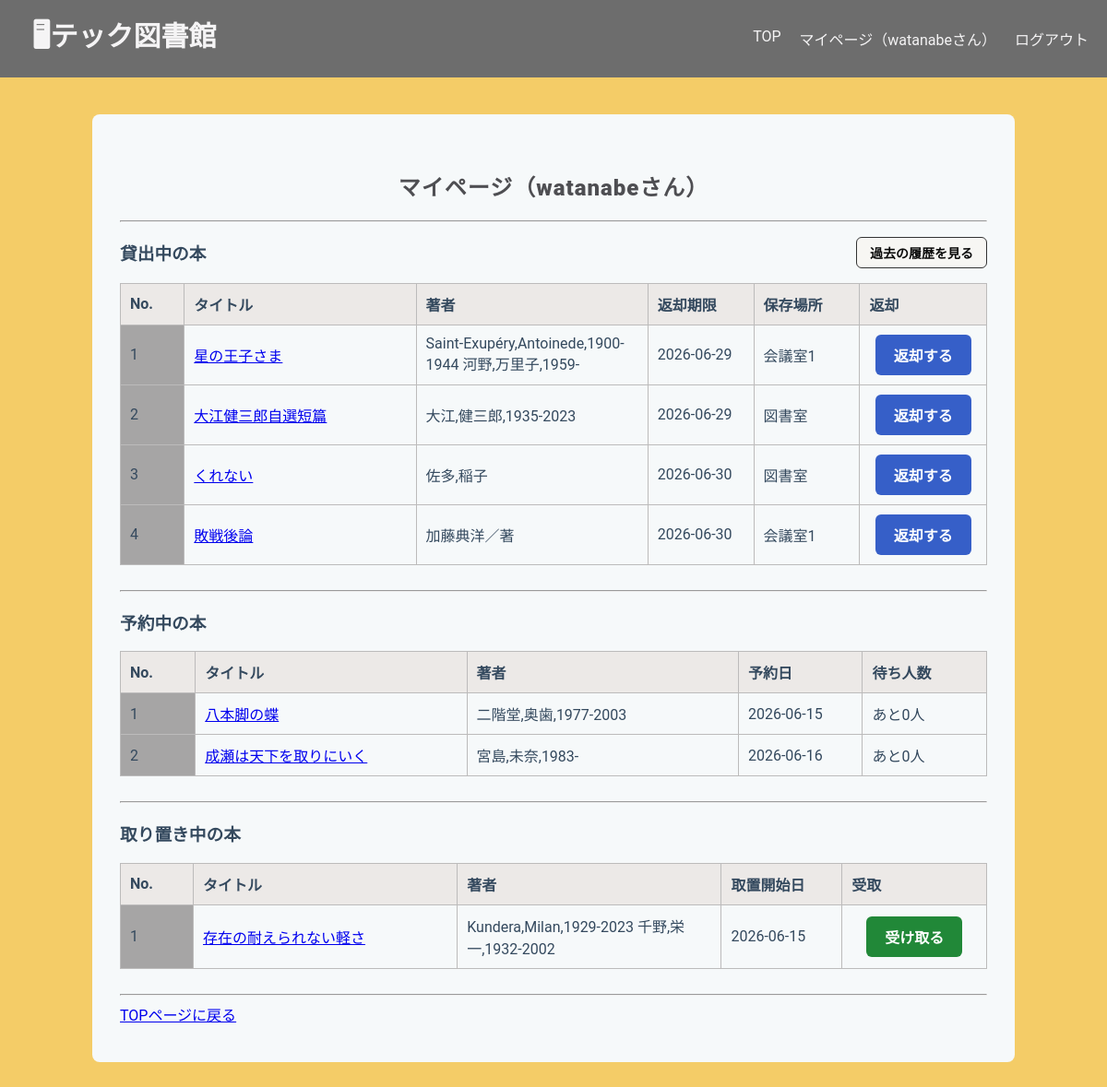
Page /library/mypage/ (signed in) on the earlier database version.
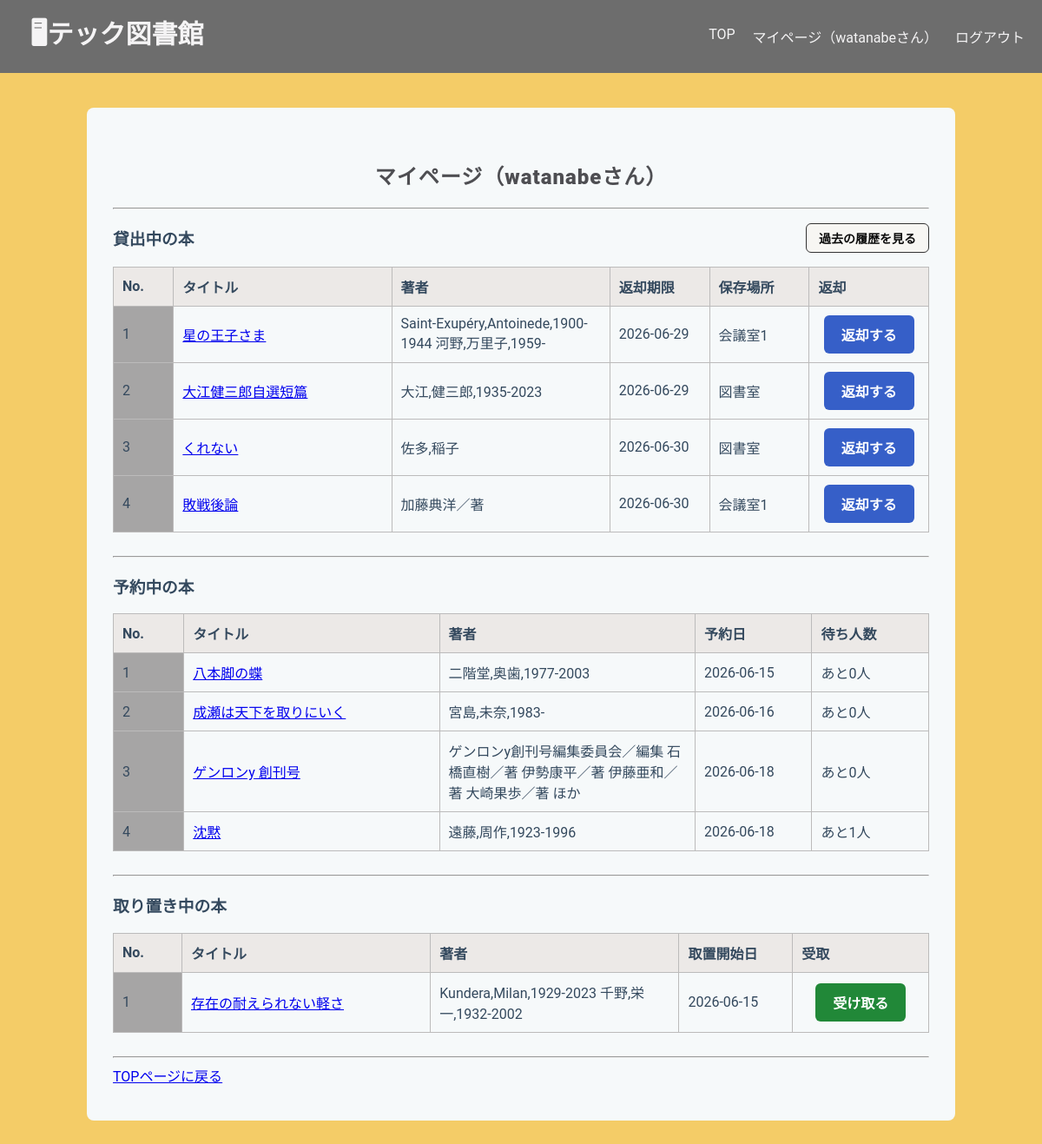
Same page on the later database version.
### libraryapp/models.py (models this page shows, shortened)
class Borrow(models.Model):
    user = models.ForeignKey(User, on_delete=models.CASCADE)
    stock = models.ForeignKey(
        Stock,
        on_delete=models.PROTECT,
        related_name="borrows"
    )
    borrowed_at = models.DateTimeField(default=timezone.now)
    due_date = models.DateField()
    returned_at = models.DateTimeField(null=True, blank=True)

class Stock(models.Model):
    book = models.ForeignKey(
        Book,
        on_delete=models.CASCADE,
        related_name="stocks"
    )
    location = models.ForeignKey(
        Location,
        on_delete=models.PROTECT,
        related_name="stocks"
    )
    is_available = models.BooleanField(default=True)

class Book(models.Model):
    isbn = models.CharField(
        max_length=17,
        help_text='ISBN-10 または ISBN-13（ハイフン可）',
        verbose_name='ISBN',
        unique=True,
    )
    title = models.CharField(max_length=200, blank=True)
    author = models.CharField(max_length=200, null=True, blank=True)
    publisher = models.CharField(max_length=200, null=True, blank=True)
    publication_date = models.DateField(null=True, blank=True)
    description = models.TextField(null=True, blank=True)
    cover_url = models.URLField(null=True, blank=True)
    edition_number = models.IntegerField(default=1)

class Location(models.Model):
    name = models.CharField(max_length=100)
    def __str__(self):
        return self.name

class Reservation(models.Model):
    user = models.ForeignKey(
        User,
        on_delete=models.CASCADE,
        related_name="reservations")
    book = models.ForeignKey(
        Book,
        on_delete=models.CASCADE,
        related_name="reservations")
    reserved_at = models.DateTimeField(auto_now_add=True)
    class Meta:
        ordering = ["reserved_at"] # 先着順
        unique_together = ("user", "book")

class HoldStock(models.Model):
    user = models.ForeignKey(User, on_delete=models.CASCADE)
    stock = models.ForeignKey(
        Stock,
        on_delete=models.CASCADE,
        related_name="hold"
    )
    created_at = models.DateTimeField(default=timezone.now)
    is_pickedup = models.BooleanField(default=False) # 受取済みか

### libraryapp/views.py (the view)
# urls.py: path('mypage/', views.MyPageView.as_view(), name='mypage'),
class MyPageView(LoginRequiredMixin, ListView):
    model = Borrow
    template_name = "libraryapp/mypage.html"
    context_object_name = "borrows"
    def get_queryset(self):
        return Borrow.objects.filter(
            user=self.request.user,
            returned_at__isnull=True
        ).select_related("stock__book")
    def get_context_data(self, **kwargs):
        context = super().get_context_data(**kwargs)
        reservations = Reservation.objects.filter(
            user=self.request.user
        ).select_related("book")
        for reservation in reservations:
            reservation.waiting_count = Reservation.objects.filter(
                book=reservation.book,
                reserved_at__lt=reservation.reserved_at
            ).count()
        context['reservations'] = reservations
        context['hold_stocks'] = HoldStock.objects.filter(
            user=self.request.user,
            is_pickedup=False
        ).select_related("stock__book")
        return context

### templates/libraryapp/mypage.html (shortened to what this page needs)
{% extends "libraryapp/base.html" %}
{% block content %}
<h2 class="h2">マイページ（{{ user.username }}さん）</h2>
<hr>
<div class="my-borrowed-header">
<h3>貸出中の本</h3>
<a href="{% url 'borrow_history' %}"
    class="action-button2">
    過去の履歴を見る
</a>
</div>
<table border="1">
    <tr>
        <th class="number-header">No.</th>
        <th class="title">タイトル</th>
        <th class="author">著者</th>
        <th class="date">返却期限</th>
        <th class="location">保存場所</th>
        <th class="button">返却</th>
    </tr>
    {% for borrow in borrows %}
    <tr>
        <td class="number">
            {{ forloop.counter }}
        </td>
        <td>
            <a href="{% url 'book_detail' borrow.stock.book.id %}">
                {{ borrow.stock.book.title }}
            </a>
        </td>
        <td>{{ borrow.stock.book.author }}</td>
        <td>{{ borrow.due_date|date:"Y-m-d" }}</td>
        <td>{{ borrow.stock.location }}</td>
        <td class="position-center">
            <a href="{% url 'return_book' borrow.id %}"
                class="action-button3">
                返却する
            </a>
        </td>
    </tr>
    {% empty %}
    <tr>
        <td colspan="6">貸出中の本はありません。</td>
    </tr>
    {% endfor %}
</table>
<br>
<hr>
<h3>予約中の本</h3>
<table border="1">
    <tr>
        <th class="number-header">No.</th>
        <th class="title">タイトル</th>
        <th class="author">著者</th>
        <th class="date">予約日</th>
        <th class="date">待ち人数</th>
    </tr>
    {% for reservation in reservations %}
    <tr>
        <td class="number">
            {{ forloop.counter }}
        </td>
        <td>
            <a href="{% url 'book_detail' reservation.book.id %}">
                {{ reservation.book.title }}
            </a>
        </td>
        <td>{{ reservation.book.author }}</td>
        <td>
            {{ reservation.reserved_at|date:"Y-m-d" }}
        </td>
        <td>
            あと{{ reservation.waiting_count }}人
        </td>
    </tr>
    {% empty %}
    <tr>
        <td colspan="5">予約中の本はありません。</td>
    </tr>
    {% endfor %}
</table>
<br>
<hr>
<h3>取り置き中の本</h3>
<table border="1">
    <tr>
        <th class="number-header">No.</th>
        <th class="title">タイトル</th>
        <th class="author">著者</th>
        <th class="date">取置開始日</th>
        <th class="button">受取</th>
    </tr>
    {% for hold in hold_stocks %}
    <tr>
        <td class="number">
            {{ forloop.counter }}
        </td>
        <td>
            <a href="{% url 'book_detail' hold.stock.book.id %}">
                {{ hold.stock.book.title }}
            </a>
        </td>
        <td>{{ hold.stock.book.author }}</td>
        <td>{{ hold.created_at|date:"Y-m-d" }}</td>
        <td class="position-center">
            <a href="{% url 'pickup_confirm' hold.id %}"
                class="action-button">
                受け取る
            </a>
        </td>
    </tr>
    {% empty %}
    <tr>
        <td colspan="5">受け取り可能な本はありません。</td>
    </tr>
    {% endfor %}
</table>
<br>
<hr>
<a href="{% url 'home' %}">TOPページに戻る</a>
{% endblock content %}

Differences in the rows shown:
added Reservation: book "ゲンロンy 創刊号", book.author "ゲンロンy創刊号編集委員会／編集 石橋直樹／著 伊勢康平／著 伊藤亜和／著 大崎果歩／著 ほか", reserved_at "2026-06-18", waiting_count "0"
added Reservation: book "沈黙", book.author "遠藤,周作,1923-1996", reserved_at "2026-06-18", waiting_count "1"
